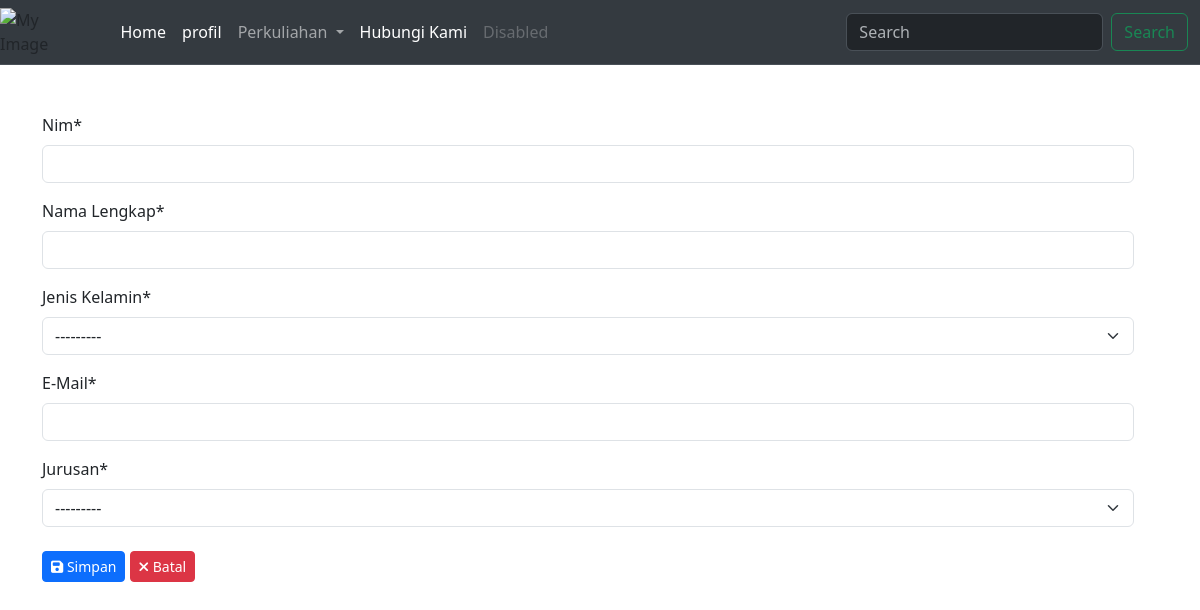
Page /perkuliahan/edit-mahasiswa/17/ on the earlier database version.
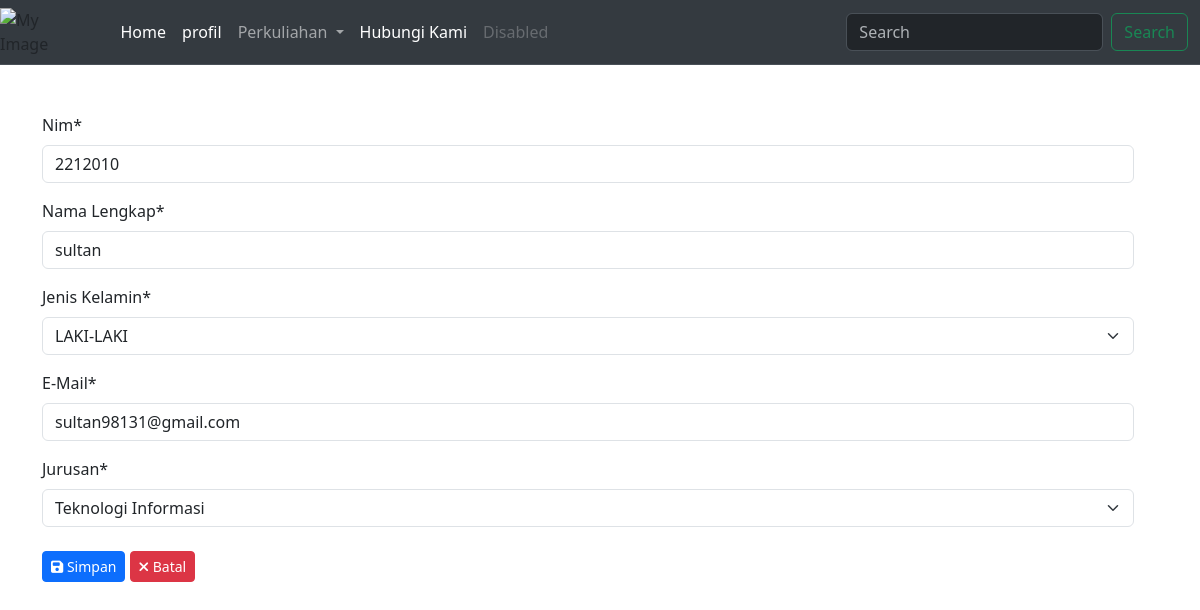
Same page on the later database version.
### perkuliahan/models.py (models this page shows, shortened)
class Mahasiswa(models.Model):
    nim = models.CharField(max_length=50,null=False,blank=False,verbose_name='Nim')
    namalengkap = models.CharField(max_length=150,null=False,blank=False,verbose_name='Nama Lengkap')
    jeniskelamin = (
        ('L','LAKI-LAKI'),
        ('P','PEREMPUAN'),
    )
    jk = models.CharField(max_length=50,verbose_name='Jenis Kelamin',choices=jeniskelamin)
    email = models.EmailField(null=True,verbose_name='E-Mail')
    jurusan = models.ForeignKey(jurusan,on_delete=models.CASCADE)

### perkuliahan/views.py (the view)
# urls.py: path('edit-mahasiswa/<int:mhsid>/',views.edit_mahasiswa,name='edit_mahasiswa'),
def edit_mahasiswa(request,mhsid):
        editmhs = Mahasiswa.objects.filter(id=mhsid).first()
        if request.method == 'POST':
                form =Edit_mahasiswa(request.POST,instance=editmhs)
                if form.is_valid():
                        form.save()
                        messages.success(request,"Data Mahasiswa Di ubah")
                        return redirect('manage_mahasiswa')
        else:
                form = Edit_mahasiswa(instance=editmhs)
        context={
                'title':'EDIT MAHASISWA',
                'form': form,
        }
        return render(request,'edit_mahasiswa.html',context)

### perkuliahan/forms.py
class Edit_mahasiswa(forms.ModelForm):
    class Meta:
        model = Mahasiswa
        fields ='__all__'

### perkuliahan/models.py (called while the page is built)
    def __str__(self):
        return self.namajurusan

### perkuliahan/templates/edit_mahasiswa.html (shortened to what this page needs)
{% extends "base.html" %}
{% load crispy_forms_tags %}
{% block content %}
<div class="row">
  <div class="col-md-12">
    <form method="POST">
      {{form | crispy}}
      <div class='pt-2'>
        <button class="btn btn-primary btn-sm"><i class="fa-solid fa-floppy-disk"></i> Simpan </button>
        <a href= {% url 'manage_mahasiswa' %} class= 'btn btn-danger btn-sm'><i class="fa-solid fa-xmark"></i> Batal</a>
      </div>
    </form>
  </div>
</div>
    {% endblock content %}

### perkuliahan/templates/base.html (shortened to what this page needs)
{% load static %}
<!doctype html>
<html lang="en">
  <head>
    <link href="{%  static 'css\bootstrap.min.css' %}" rel="stylesheet" >
    <link rel="stylesheet" href="https://cdnjs.cloudflare.com/ajax/libs/font-awesome/6.5.2/css/all.min.css" />
  <link rel="stylesheet" href="https://cdn.datatables.net/2.0.8/css/dataTables.dataTables.css" />
  </head>
  <body>
    <nav class="navbar navbar-expand-lg bg-light-subtle border-bottom border-body" data-bs-theme="dark">
      <div>
        <img src="https://universitasmulia.ac.id/wp-content/uploads/2019/02/LOGO-website-300x70.png" alt="My Image">
      </div>
        <div class="container-fluid">
          <div class="collapse navbar-collapse" id="navbarSupportedContent">
            <ul class="navbar-nav me-auto mb-2 mb-lg-0">
              <li class="nav-item">
                <a class="nav-link active" aria-current="page" href="{% url 'home' %}">Home</a>
              </li>
              <li class="nav-item">
                <a class="nav-link active" aria-current="page" href="{% url 'manage_profil' %}">profil</a>
              </li>
              <li class="nav-item dropdown">
                <a class="nav-link dropdown-toggle" href="#" role="button" data-bs-toggle="dropdown" aria-expanded="false">
                  Perkuliahan
                </a>
              </li>
              <li class="nav-item">
                <a class="nav-link active" aria-current="page" href="#">Hubungi Kami</a>
              </li>
              <li class="nav-item">
                <a class="nav-link disabled" aria-disabled="true">Disabled</a>
              </li>
            </ul>
            <form class="d-flex" role="search">
              <input class="form-control me-2" type="search" placeholder="Search" aria-label="Search">
              <button class="btn btn-outline-success" type="submit">Search</button>
            </form>
          </div>
        </div>
      </nav>
      <div class="container">
        <div class="row pt-5">
          {% block content %}
          {% endblock content %}
        </div>
  </body>
</html>

Differences in the rows shown:
added Mahasiswa: nim "2212010", namalengkap "sultan", jk "LAKI-LAKI", email "sultan98131@gmail.com", jurusan "Teknologi Informasi"
Other differences:
form field jk: "---------" → (not shown)
form field jurusan: "---------" → (not shown)
